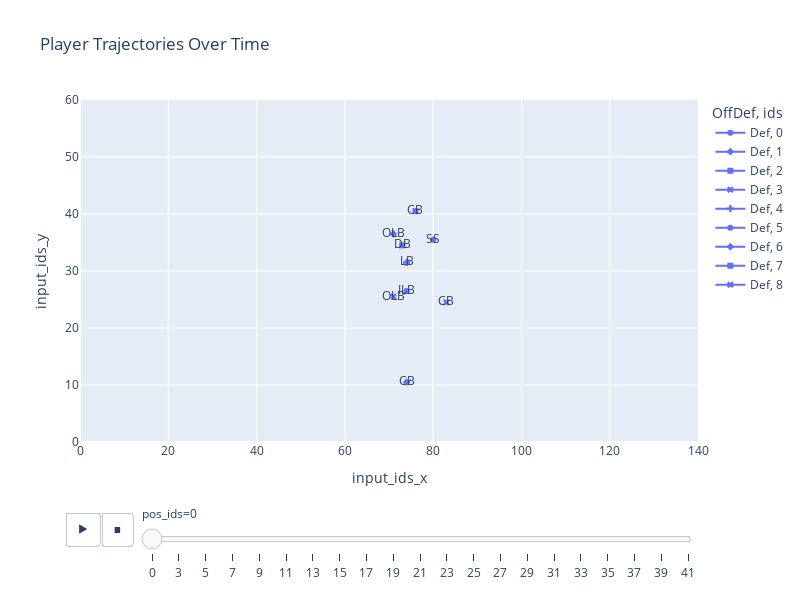

Notebook code for this chart:
### Code cell
fig = px.line(plot_true, x="input_ids_x", y="input_ids_y", animation_frame="pos_ids", color="OffDef", symbol="ids",
                 text="position_ids", title="Player Trajectories Over Time",
                 range_x=[0, 140], range_y=[0, 60], # Set X and Y axis ranges
                 line_shape="linear",  # Draw lines connecting points
                 render_mode="svg")  # Render mode for smoother lines

# Customize the appearance of the plot
fig.update_traces(marker=dict(size=10), selector=dict(mode='lines'))
fig.update_layout(width=800, height=600)

### Figure 1 — Plotly figure (JSON) as saved in the notebook; plotly's stock layout.template omitted (floating-point values rounded to 4 significant figures)
{"data": [{"hovertemplate": "OffDef=Def<br>ids=0<br>pos_ids=0<br>input_ids_x=%{x}<br>input_ids_y=%{y}<br>position_ids=%{text}<extra></extra>", "legendgroup": "Def, 0", "line": {"color": "#636efa", "dash": "solid", "shape": "linear"}, "marker": {"symbol": "circle"}, "mode": "markers+lines+text", "name": "Def, 0", "orientation": "v", "showlegend": true, "text": ["ILB"], "type": "scatter", "x": [74], "xaxis": "x", "y": [26.5], "yaxis": "y"}, {"hovertemplate": "OffDef=Def<br>ids=1<br>pos_ids=0<br>input_ids_x=%{x}<br>input_ids_y=%{y}<br>position_ids=%{text}<extra></extra>", "legendgroup": "Def, 1", "line": {"color": "#636efa", "dash": "solid", "shape": "linear"}, "marker": {"symbol": "diamond"}, "mode": "markers+lines+text", "name": "Def, 1", "orientation": "v", "showlegend": true, "text": ["OLB"], "type": "scatter", "x": [71], "xaxis": "x", "y": [36.5], "yaxis": "y"}, {"hovertemplate": "OffDef=Def<br>ids=2<br>pos_ids=0<br>input_ids_x=%{x}<br>input_ids_y=%{y}<br>position_ids=%{text}<extra></extra>", "legendgroup": "Def, 2", "line": {"color": "#636efa", "dash": "solid", "shape": "linear"}, "marker": {"symbol": "square"}, "mode": "markers+lines+text", "name": "Def, 2", "orientation": "v", "showlegend": true, "text": ["DB"], "type": "scatter", "x": [73], "xaxis": "x", "y": [34.5], "yaxis": "y"}, {"hovertemplate": "OffDef=Def<br>ids=3<br>pos_ids=0<br>input_ids_x=%{x}<br>input_ids_y=%{y}<br>position_ids=%{text}<extra></extra>", "legendgroup": "Def, 3", "line": {"color": "#636efa", "dash": "solid", "shape": "linear"}, "marker": {"symbol": "x"}, "mode": "markers+lines+text", "name": "Def, 3", "orientation": "v", "showlegend": true, "text": ["CB"], "type": "scatter", "x": [83], "xaxis": "x", "y": [24.5], "yaxis": "y"}, {"hovertemplate": "OffDef=Def<br>ids=4<br>pos_ids=0<br>input_ids_x=%{x}<br>input_ids_y=%{y}<br>position_ids=%{text}<extra></extra>", "legendgroup": "Def, 4", "line": {"color": "#636efa", "dash": "solid", "shape": "linear"}, "marker": {"symbol": "cross"}, "mode": "markers+lines+text", "name": "Def, 4", "orientation": "v", "showlegend": true, "text": ["LB"], "type": "scatter", "x": [74], "xaxis": "x", "y": [31.5], "yaxis": "y"}, {"hovertemplate": "OffDef=Def<br>ids=5<br>pos_ids=0<br>input_ids_x=%{x}<br>input_ids_y=%{y}<br>position_ids=%{text}<extra></extra>", "legendgroup": "Def, 5", "line": {"color": "#636efa", "dash": "solid", "shape": "linear"}, "marker": {"symbol": "circle"}, "mode": "markers+lines+text", "name": "Def, 5", "orientation": "v", "showlegend": true, "text": ["SS"], "type": "scatter", "x": [80], "xaxis": "x", "y": [35.5], "yaxis": "y"}, {"hovertemplate": "OffDef=Def<br>ids=6<br>pos_ids=0<br>input_ids_x=%{x}<br>input_ids_y=%{y}<br>position_ids=%{text}<extra></extra>", "legendgroup": "Def, 6", "line": {"color": "#636efa", "dash": "solid", "shape": "linear"}, "marker": {"symbol": "diamond"}, "mode": "markers+lines+text", "name": "Def, 6", "orientation": "v", "showlegend": true, "text": ["CB"], "type": "scatter", "x": [74], "xaxis": "x", "y": [10.5], "yaxis": "y"}, {"hovertemplate": "OffDef=Def<br>ids=7<br>pos_ids=0<br>input_ids_x=%{x}<br>input_ids_y=%{y}<br>position_ids=%{text}<extra></extra>", "legendgroup": "Def, 7", "line": {"color": "#636efa", "dash": "solid", "shape": "linear"}, "marker": {"symbol": "square"}, "mode": "markers+lines+text", "name": "Def, 7", "orientation": "v", "showlegend": true, "text": ["CB"], "type": "scatter", "x": [76], "xaxis": "x", "y": [40.5], "yaxis": "y"}, {"hovertemplate": "OffDef=Def<br>ids=8<br>pos_ids=0<br>input_ids_x=%{x}<br>input_ids_y=%{y}<br>position_ids=%{text}<extra></extra>", "legendgroup": "Def, 8", "line": {"color": "#636efa", "dash": "solid", "shape": "linear"}, "marker": {"symbol": "x"}, "mode": "markers+lines+text", "name": "Def, 8", "orientation": "v", "showlegend": true, "text": ["OLB"], "type": "scatter", "x": [71], "xaxis": "x", "y": [25.5], "yaxis": "y"}], "layout": {"height": 600, "legend": {"title": {"text": "OffDef, ids"}, "tracegroupgap": 0}, "sliders": [{"active": 0, "currentvalue": {"prefix": "pos_ids="}, "len": 0.9, "pad": {"b": 10, "t": 60}, "steps": [{"args": [["0"], {"frame": {"duration": 0, "redraw": false}, "fromcurrent": true, "mode": "immediate", "transition": {"duration": 0, "easing": "linear"}}], "label": "0", "method": "animate"}, {"args": [["3"], {"frame": {"duration": 0, "redraw": false}, "fromcurrent": true, "mode": "immediate", "transition": {"duration": 0, "easing": "linear"}}], "label": "3", "method": "animate"}, {"args": [["5"], {"frame": {"duration": 0, "redraw": false}, "fromcurrent": true, "mode": "immediate", "transition": {"duration": 0, "easing": "linear"}}], "label": "5", "method": "animate"}, {"args": [["7"], {"frame": {"duration": 0, "redraw": false}, "fromcurrent": true, "mode": "immediate", "transition": {"duration": 0, "easing": "linear"}}], "label": "7", "method": "animate"}, {"args": [["9"], {"frame": {"duration": 0, "redraw": false}, "fromcurrent": true, "mode": "immediate", "transition": {"duration": 0, "easing": "linear"}}], "label": "9", "method": "animate"}, {"args": [["11"], {"frame": {"duration": 0, "redraw": false}, "fromcurrent": true, "mode": "immediate", "transition": {"duration": 0, "easing": "linear"}}], "label": "11", "method": "animate"}, {"args": [["13"], {"frame": {"duration": 0, "redraw": false}, "fromcurrent": true, "mode": "immediate", "transition": {"duration": 0, "easing": "linear"}}], "label": "13", "method": "animate"}, {"args": [["15"], {"frame": {"duration": 0, "redraw": false}, "fromcurrent": true, "mode": "immediate", "transition": {"duration": 0, "easing": "linear"}}], "label": "15", "method": "animate"}, {"args": [["17"], {"frame": {"duration": 0, "redraw": false}, "fromcurrent": true, "mode": "immediate", "transition": {"duration": 0, "easing": "linear"}}], "label": "17", "method": "animate"}, {"args": [["19"], {"frame": {"duration": 0, "redraw": false}, "fromcurrent": true, "mode": "immediate", "transition": {"duration": 0, "easing": "linear"}}], "label": "19", "method": "animate"}, {"args": [["21"], {"frame": {"duration": 0, "redraw": false}, "fromcurrent": true, "mode": "immediate", "transition": {"duration": 0, "easing": "linear"}}], "label": "21", "method": "animate"}, {"args": [["23"], {"frame": {"duration": 0, "redraw": false}, "fromcurrent": true, "mode": "immediate", "transition": {"duration": 0, "easing": "linear"}}], "label": "23", "method": "animate"}, {"args": [["25"], {"frame": {"duration": 0, "redraw": false}, "fromcurrent": true, "mode": "immediate", "transition": {"duration": 0, "easing": "linear"}}], "label": "25", "method": "animate"}, {"args": [["27"], {"frame": {"duration": 0, "redraw": false}, "fromcurrent": true, "mode": "immediate", "transition": {"duration": 0, "easing": "linear"}}], "label": "27", "method": "animate"}, {"args": [["29"], {"frame": {"duration": 0, "redraw": false}, "fromcurrent": true, "mode": "immediate", "transition": {"duration": 0, "easing": "linear"}}], "label": "29", "method": "animate"}, {"args": [["31"], {"frame": {"duration": 0, "redraw": false}, "fromcurrent": true, "mode": "immediate", "transition": {"duration": 0, "easing": "linear"}}], "label": "31", "method": "animate"}, {"args": [["33"], {"frame": {"duration": 0, "redraw": false}, "fromcurrent": true, "mode": "immediate", "transition": {"duration": 0, "easing": "linear"}}], "label": "33", "method": "animate"}, {"args": [["35"], {"frame": {"duration": 0, "redraw": false}, "fromcurrent": true, "mode": "immediate", "transition": {"duration": 0, "easing": "linear"}}], "label": "35", "method": "animate"}, {"args": [["37"], {"frame": {"duration": 0, "redraw": false}, "fromcurrent": true, "mode": "immediate", "transition": {"duration": 0, "easing": "linear"}}], "label": "37", "method": "animate"}, {"args": [["39"], {"frame": {"duration": 0, "redraw": false}, "fromcurrent": true, "mode": "immediate", "transition": {"duration": 0, "easing": "linear"}}], "label": "39", "method": "animate"}, {"args": [["41"], {"frame": {"duration": 0, "redraw": false}, "fromcurrent": true, "mode": "immediate", "transition": {"duration": 0, "easing": "linear"}}], "label": "41", "method": "animate"}], "x": 0.1, "xanchor": "left", "y": 0, "yanchor": "top"}], "title": {"text": "Player Trajectories Over Time"}, "updatemenus": [{"buttons": [{"args": [null, {"frame": {"duration": 500, "redraw": false}, "fromcurrent": true, "mode": "immediate", "transition": {"duration": 500, "easing": "linear"}}], "label": "&#9654;", "method": "animate"}, {"args": [[null], {"frame": {"duration": 0, "redraw": false}, "fromcurrent": true, "mode": "immediate", "transition": {"duration": 0, "easing": "linear"}}], "label": "&#9724;", "method": "animate"}], "direction": "left", "pad": {"r": 10, "t": 70}, "showactive": false, "type": "buttons", "x": 0.1, "xanchor": "right", "y": 0, "yanchor": "top"}], "width": 800, "xaxis": {"anchor": "y", "domain": [0, 1], "range": [0, 140], "title": {"text": "input_ids_x"}}, "yaxis": {"anchor": "x", "domain": [0, 1], "range": [0, 60], "title": {"text": "input_ids_y"}}}}
